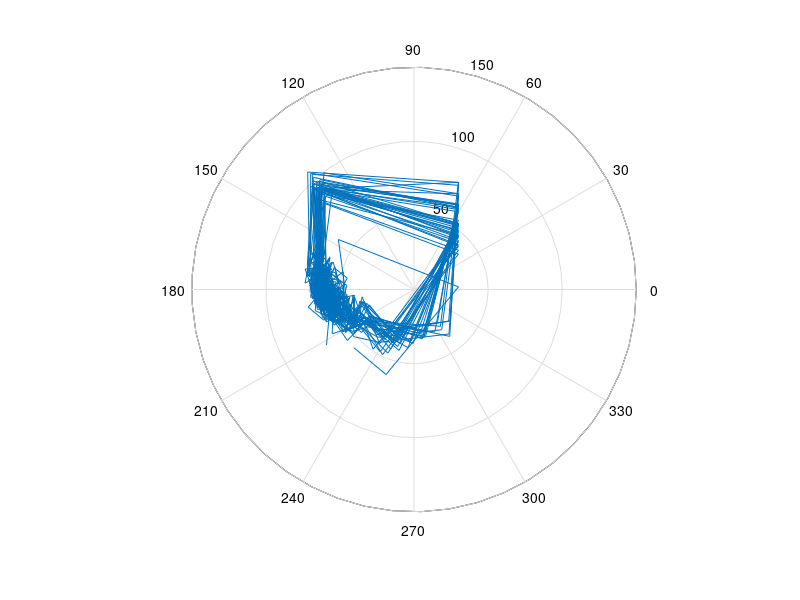
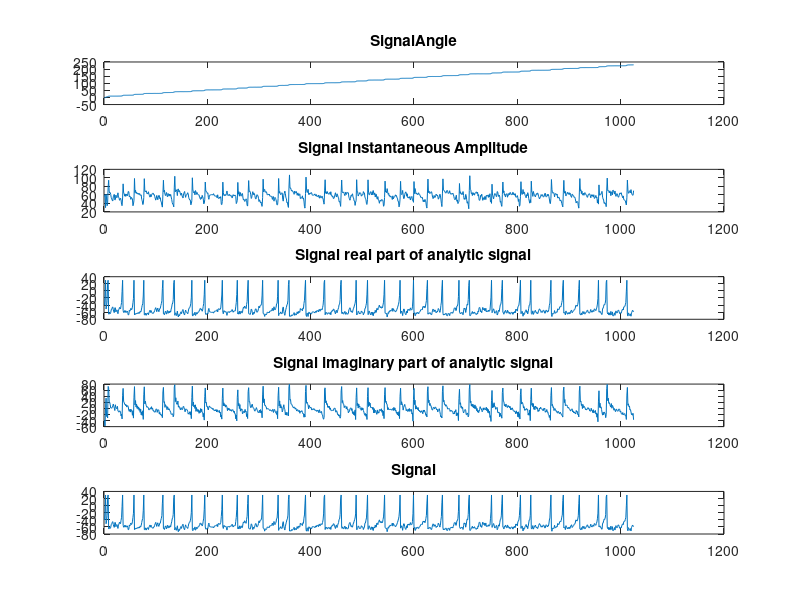

The MATLAB source for these figures, in order:
 load VV1.mat
 x=hilbert(VV(5,:));
 xr=real(x);
 xi=imag(x);
 xabs=abs(x);
 xang=angle(x);
 polar(xang,xabs);
 xang=unwrap(angle(x));
 figure;
 subplot(5,1,1);plot(xang);title('SignalAngle');
 subplot(5,1,2);plot(xabs);title('Signal Instantaneous Amplitude');
 subplot(5,1,3);plot(xr);title('Signal real part of analytic signal');
 subplot(5,1,4);plot(xi);title('Signal imaginary part of analytic signal');
 subplot(5,1,5);plot(xr);title('Signal');
%  subplot(2,1,1);plot(xang);title('Signal Angle');subplot(2,1,2);plot(xr);title('Signal');
%  figure;
%  subplot(2,1,1);plot(xabs);title('Signal Instantaneous Amplitude');subplot(2,1,2);plot(xr);title('Signal');
%  figure;
%  subplot(2,1,1);plot(xr);title('Signal real part of analytic signal');subplot(2,1,2);plot(xr);title('Signal');
%  figure;
%  subplot(2,1,1);plot(xi);title('Signal imaginary part of analytic signal');subplot(2,1,2);plot(xr);title('Signal');